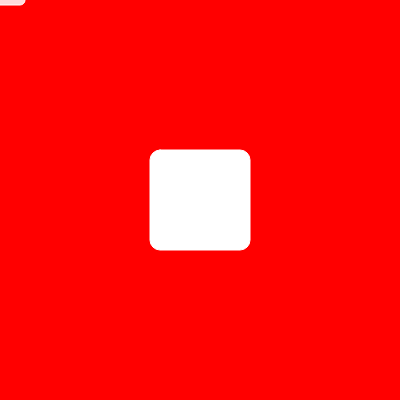
Frame 1 (no input)
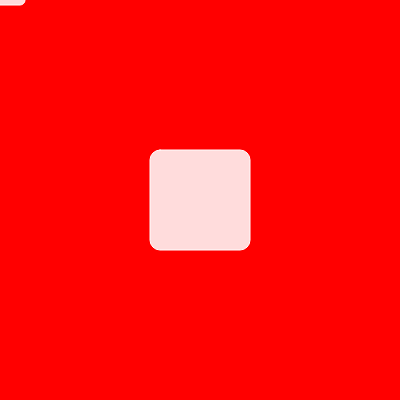
Frame 60 (no input)
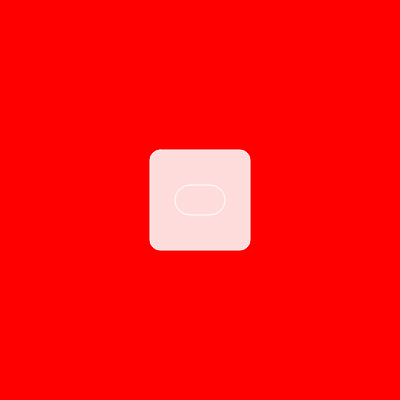
Frame 120 (the mouse pressed at the canvas centre since frame 60)

The p5.js sketch that drew these frames (run headless with seeded random() and noise() and a simulated clock; from frame 60 on, the mouse is pressed at the canvas centre):

// p5.js sketch
// ── sketch.js
var shade = 0;

function setup() {
  createCanvas(400, 400);
}

function draw() {
  background(255, shade, shade);
  stroke(255);
  rectMode(CENTER);
  rect(width / 2, height / 2, 100, 100, 10);

  if (mouseX < (width / 4) * 1) {
    fill(255, 220, 220);
    rect(winMouseX, winMouseY, 50, 10, 10);
  }

  if (
    mouseX > width / 3 &&
    mouseX < (width / 3) * 2 &&
    mouseY > 150 &&
    mouseY < 250
  ) {
    rect(winMouseX, winMouseY, 50, 30, 35);
  } else if (mouseX > width / 3 && mouseX < (width / 3) * 2) {
    rect(winMouseX, winMouseY, 50, 10, 10);
  }

  if (mouseX > (width / 3) * 2 && mouseX < width) {
    rect(winMouseX, winMouseY, 50, 10, 10);
  }
}

function mouseDragged() {
  shade = shade + 2;
  if (shade > 255) {
    shade = 0;
  }
}

//https://p5js.org/reference/#/p5/mouseDragged
